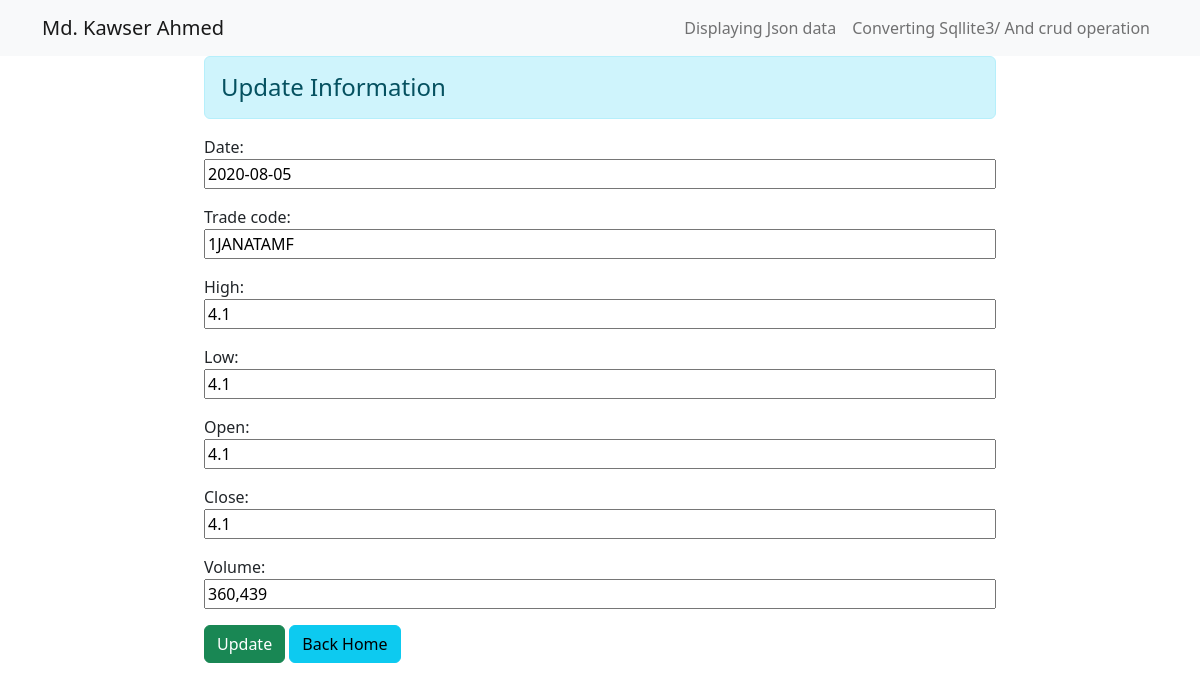
The app's page /edit/9556 with its own data.
### Dealingwithjson/models.py (models this page shows)
class jsonToSql(models.Model):
    date = models.DateField()
    trade_code = models.CharField(max_length=200)
    high = models.CharField(max_length=20)
    low = models.CharField(max_length=20)
    open = models.CharField(max_length=20)
    close = models.CharField(max_length=20)
    volume = models.CharField(max_length=50)

### Dealingwithjson/views.py (the view)
# urls.py: path('edit/<int:id>',views.update_data,name="updatedata"),
def update_data(request,id):
    if request.method == "POST":
        pi = jsonToSql.objects.get(pk=id)
        fm =  Updatedata(request.POST,instance=pi)
        if fm.is_valid():
            fm.save()
            return HttpResponseRedirect('/')
    else:
        pi = jsonToSql.objects.get(pk=id)
        fm = Updatedata(instance=pi)
    return render(request,"Dealingwithjson/updatedata.html",{"form":fm})

### Dealingwithjson/forms.py
class Updatedata(forms.ModelForm):
    class Meta:
        model = jsonToSql
        fields ='__all__'
        widgets = {
            'date': forms.DateInput(attrs={'class':"col-sm-12"}),
            'trade_code': forms.TextInput(attrs={"class":'col-sm-12'}),
            'high':  forms.TextInput(attrs={"class":'col-sm-12'}),
            'low':   forms.TextInput(attrs={"class":'col-sm-12'}),
            'open':  forms.TextInput(attrs={"class":'col-sm-12'}),
            'close': forms.TextInput(attrs={"class":'col-sm-12'}),
            'volume':forms.TextInput(attrs={"class":'col-sm-12'}),
        }

### Dealingwithjson/templates/Dealingwithjson/updatedata.html (shortened to what this page needs)
{% extends 'Dealingwithjson/base1.html' %}
{% block table %}
<div class="row">
    <div class="col-sm-8 offset-2">
        <h4 class="alert alert-info">Update Information</h4>
        <form action="" method="POST">
            {{form.as_p}}
            <input type="submit" class="btn btn-success" value="Update">
            <a href="{% url 'home' %}" class="btn btn-info">Back Home</a>
        </form>
    </div>
</div>
{% endblock table %}

### records on screen
jsonToSql: date "2020-08-05", trade_code "1JANATAMF", high "4.1", low "4.1", open "4.1", close "4.1", volume "360,439"
